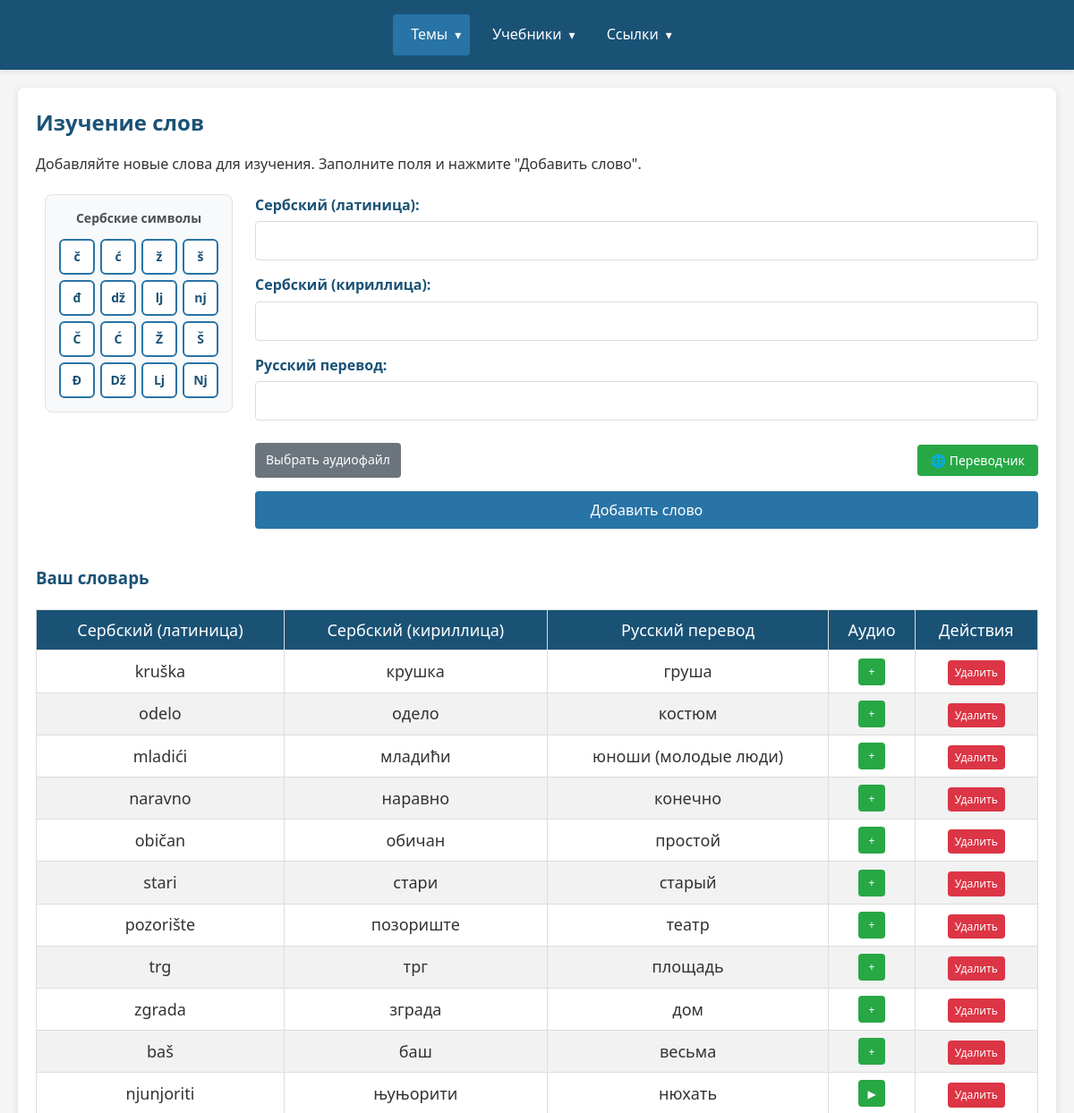
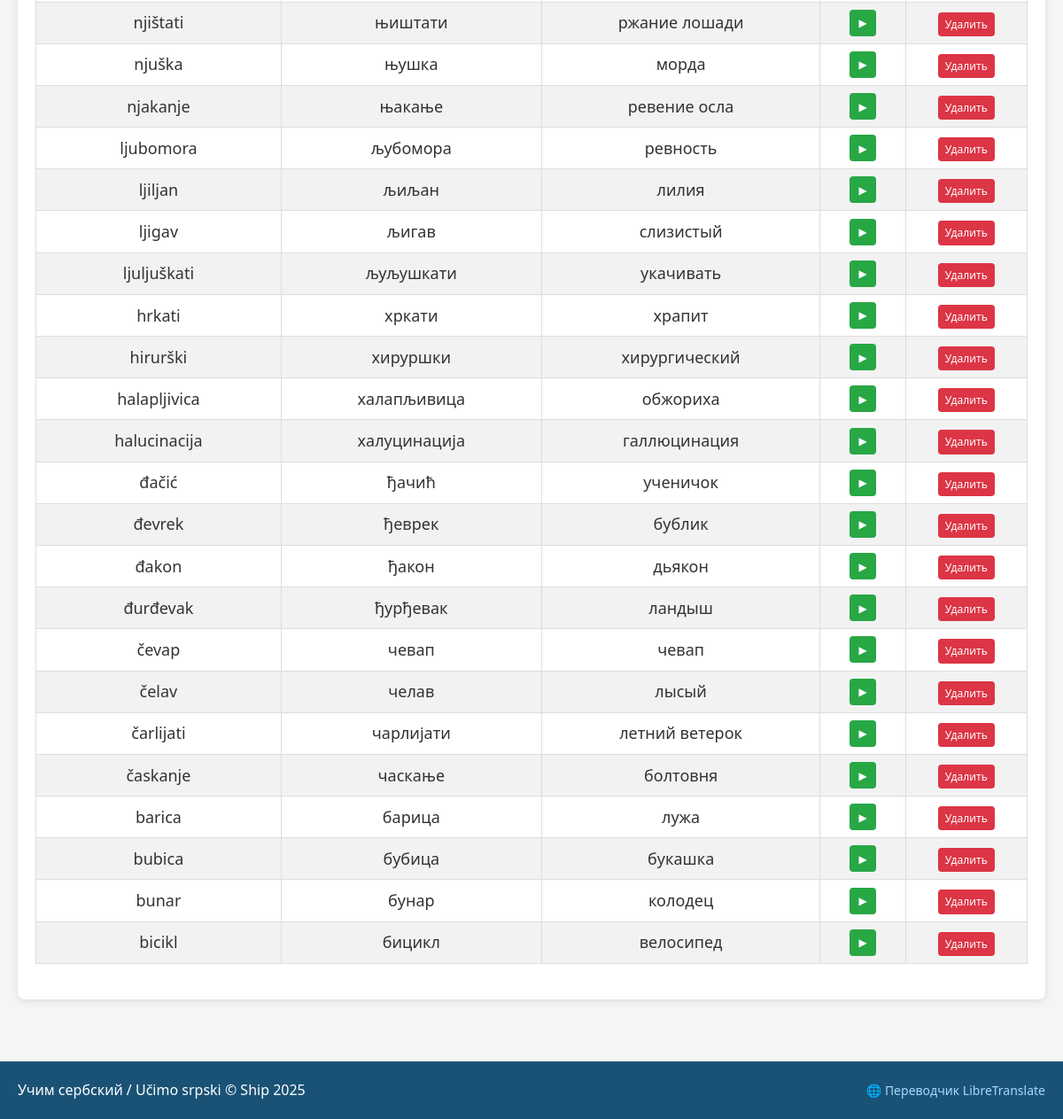
The page /?page=words on the database its author committed (2 pictures, top to bottom).
### tables this page shows
CREATE TABLE `words` (
  `id` int(11) NOT NULL,
  `latin` varchar(255) NOT NULL,
  `cyrillic` varchar(255) NOT NULL,
  `russian` varchar(255) NOT NULL,
  `audio_path` varchar(500) DEFAULT NULL
);

### config/functions.php (called while the page is built, shortened)
<?php
function checkTables($pdo) {
    try {
        $pdo->query("SELECT 1 FROM words LIMIT 1");
        $pdo->query("SELECT 1 FROM sentences LIMIT 1");
        return true;
    } catch (Exception $e) {
        return false;
    }
}
function getWords($pdo) {
    if (!checkTables($pdo)) {
        error_log("Tables don't exist, returning empty words array");
        return [];
    }
    $stmt = $pdo->query("SELECT * FROM words ORDER BY id DESC");
    $words = $stmt->fetchAll(PDO::FETCH_ASSOC);
    foreach ($words as &$word) {
        $word['audio_url'] = getAudioUrl($word['audio_path']);
    }
    return $words;
}
function checkAudioFile($audioPath) {
    if (empty($audioPath)) {
        return false;
    }
    if (strpos($audioPath, '/uploads/audio/') === 0) {
        $audioPath = $_SERVER['DOCUMENT_ROOT'] . $audioPath;
    }
    if (!file_exists($audioPath)) {
        return false;
    }
    return true;
}
function getAudioUrl($audioPath) {
    if (empty($audioPath)) {
        return '';
    }
    return $audioPath;
}
?>

### pages/words.php (the view, shortened to what this page needs)
<section id="words" class="page active">
    <h2>Изучение слов</h2>
    <p>Добавляйте новые слова для изучения. Заполните поля и нажмите "Добавить слово".</p>
    <form class="word-form" method="POST" enctype="multipart/form-data">
        <div class="form-with-keyboard">
            <div class="serbian-keyboard-compact">
                <h4>Сербские символы</h4>
                <div class="keyboard-grid-compact">
                    <button type="button" class="keyboard-key-tiny" data-latin="č" data-cyrillic="ч">č</button>
                    <button type="button" class="keyboard-key-tiny" data-latin="ć" data-cyrillic="ћ">ć</button>
                    <button type="button" class="keyboard-key-tiny" data-latin="ž" data-cyrillic="ж">ž</button>
                    <button type="button" class="keyboard-key-tiny" data-latin="š" data-cyrillic="ш">š</button>
                    <button type="button" class="keyboard-key-tiny" data-latin="đ" data-cyrillic="ђ">đ</button>
                    <button type="button" class="keyboard-key-tiny" data-latin="dž" data-cyrillic="џ">dž</button>
                    <button type="button" class="keyboard-key-tiny" data-latin="lj" data-cyrillic="љ">lj</button>
                    <button type="button" class="keyboard-key-tiny" data-latin="nj" data-cyrillic="њ">nj</button>
                    <button type="button" class="keyboard-key-tiny" data-latin="Č" data-cyrillic="Ч">Č</button>
                    <button type="button" class="keyboard-key-tiny" data-latin="Ć" data-cyrillic="Ћ">Ć</button>
                    <button type="button" class="keyboard-key-tiny" data-latin="Ž" data-cyrillic="Ж">Ž</button>
                    <button type="button" class="keyboard-key-tiny" data-latin="Š" data-cyrillic="Ш">Š</button>
                    <button type="button" class="keyboard-key-tiny" data-latin="Đ" data-cyrillic="Ђ">Đ</button>
                    <button type="button" class="keyboard-key-tiny" data-latin="Dž" data-cyrillic="Џ">Dž</button>
                    <button type="button" class="keyboard-key-tiny" data-latin="Lj" data-cyrillic="Љ">Lj</button>
                    <button type="button" class="keyboard-key-tiny" data-latin="Nj" data-cyrillic="Њ">Nj</button>
                </div>
            </div>
            <div class="form-fields-main">
                <div class="form-fields-stacked">
                    <div class="form-group">
                        <label for="word-latin">Сербский (латиница):</label>
                        <input type="text" id="word-latin" name="word_latin" required>
                    </div>
                    <div class="form-group">
                        <label for="word-cyrillic">Сербский (кириллица):</label>
                        <input type="text" id="word-cyrillic" name="word_cyrillic" required>
                    </div>
                    <div class="form-group">
                        <label for="word-russian">Русский перевод:</label>
                        <input type="text" id="word-russian" name="word_russian" required>
                    </div>
                </div>
                <div class="form-buttons-row">
                    <div class="audio-upload-compact">
                        <div class="file-input-wrapper">
                            <div class="file-input-button">Выбрать аудиофайл</div>
                        </div>
                    </div>
                    <button type="button" id="translate-btn" class="translate-btn-compact" title="Автоматический перевод">
                        🌐 Переводчик
                    </button>
                </div>
                <button type="submit" name="add_word" class="primary-btn">Добавить слово</button>
            </div>
        </div>
    </form>
    <h3>Ваш словарь</h3>
    <div class="table-container">
        <table class="word-table">
            <thead>
                <tr>
                    <th>Сербский (латиница)</th>
                    <th>Сербский (кириллица)</th>
                    <th>Русский перевод</th>
                    <th>Аудио</th>
                    <th>Действия</th>
                </tr>
            </thead>
            <tbody id="word-list">
                <?php foreach ($words as $word): ?>
                <tr>
                    <td><?= htmlspecialchars($word['latin']) ?></td>
                    <td><?= htmlspecialchars($word['cyrillic']) ?></td>
                    <td><?= htmlspecialchars($word['russian']) ?></td>
                    <td class="audio-cell">
                        <?php if (!empty($word['audio_path'])): ?>
                            <button class="play-btn" data-audio="<?= htmlspecialchars($word['audio_path']) ?>">▶</button>
                        <?php else: ?>
                            <button class="add-audio-btn secondary-btn small-btn"
                                    data-word-id="<?= $word['id'] ?>"
                                    data-action="add-audio">
                                +
                            </button>
                        <?php endif; ?>
                    </td>
                    <td>
                        <a href="?page=words&delete_word=<?= $word['id'] ?>" class="delete-btn" onclick="return confirm('Вы уверены, что хотите удалить это слово?')">Удалить</a>
                    </td>
                </tr>
                <?php endforeach; ?>
            </tbody>
        </table>
    </div>
</section>

### index.php (shortened to what this page needs)
<?php
require_once 'config/config.php';
require_once 'config/functions.php';
$page = isset($_GET['page']) ? $_GET['page'] : 'alphabet';
$words = getWords($pdo);
?>
<!DOCTYPE html>
<html lang="ru">
<head>
    <link rel="stylesheet" href="assets/css/style.css">
</head>
<body>
    <?php include 'pages/header.php'; ?>
    <div class="container">
        <?php
        include "pages/{$page}.php";
        ?>
    </div>
    <?php include 'pages/footer.php'; ?>
</body>
</html>

### pages/header.php (shortened to what this page needs)
<nav>
    <ul>
        <li class="dropdown">
            <a href="#" class="nav-link dropdown-toggle <?= in_array($page, ['alphabet', 'cases', 'pronouns', 'numbers', 'particles', 'adjectives', 'adverbs', 'verb-biti', 'words', 'sentences']) ? 'active' : '' ?>">
                Темы
            </a>
        </li>
        <li class="dropdown">
            <a href="#" class="nav-link dropdown-toggle <?= in_array($page, ['serbskiy-za-30-dney', 'ucimo-srpski-1', 'ucimo-srpski-2', 'ucimo-srpski-notebook']) ? 'active' : '' ?>">
                Учебники
            </a>
        </li>
        <li class="dropdown">
            <a href="#" class="nav-link dropdown-toggle <?= in_array($page, ['links', 'resources', 'external-links']) ? 'active' : '' ?>">
                Ссылки
            </a>
        </li>
    </ul>
</nav>

### pages/footer.php
<footer>
    <div style="display: flex; justify-content: space-between; align-items: center; flex-wrap: wrap;">
        <p>Учим сербский / Učimo srpski &copy; Ship 2025</p>
        <div>
            <a href="https://translate.svhip.com"
               target="_blank"
               style="color: #a8d8ff; text-decoration: none; font-size: 14px;"
               onmouseover="this.style.color='white'; this.style.borderBottomColor='white'"
               onmouseout="this.style.color='#a8d8ff'; this.style.borderBottomColor='#a8d8ff'">
                🌐 Переводчик LibreTranslate
            </a>
        </div>
    </div>
</footer>

### rows shown on the page
words: latin "kruška", cyrillic "крушка", russian "груша"
words: latin "odelo", cyrillic "одело", russian "костюм"
words: latin "mladići", cyrillic "младићи", russian "юноши (молодые люди)"
words: latin "naravno", cyrillic "наравно", russian "конечно"
words: latin "običan", cyrillic "обичан", russian "простой"
words: latin "stari", cyrillic "стари", russian "старый"
words: latin "pozorište", cyrillic "позориште", russian "театр"
words: latin "trg", cyrillic "трг", russian "площадь"
words: latin "zgrada", cyrillic "зграда", russian "дом"
words: latin "baš", cyrillic "баш", russian "весьма"
words: latin "njunjoriti", cyrillic "њуњорити", russian "нюхать"
words: latin "njištati", cyrillic "њиштати", russian "ржание лошади"
words: latin "njuška", cyrillic "њушка", russian "морда"
words: latin "njakanje", cyrillic "њакање", russian "ревение осла"
words: latin "ljubomora", cyrillic "љубомора", russian "ревность"
words: latin "ljiljan", cyrillic "љиљан", russian "лилия"
words: latin "ljigav", cyrillic "љигав", russian "слизистый"
words: latin "ljuljuškati", cyrillic "љуљушкати", russian "укачивать"
words: latin "hrkati", cyrillic "хркати", russian "храпит"
words: latin "hirurški", cyrillic "хируршки", russian "хирургический"
words: latin "halapljivica", cyrillic "халапљивица", russian "обжориха"
words: latin "halucinacija", cyrillic "халуцинација", russian "галлюцинация"
words: latin "đačić", cyrillic "ђачић", russian "ученичок"
words: latin "đevrek", cyrillic "ђеврек", russian "бублик"
words: latin "đakon", cyrillic "ђакон", russian "дьякон"
words: latin "đurđevak", cyrillic "ђурђевак", russian "ландыш"
words: latin "čevap", cyrillic "чевап", russian "чевап"
words: latin "čelav", cyrillic "челав", russian "лысый"
words: latin "čarlijati", cyrillic "чарлијати", russian "летний ветерок"
words: latin "časkanje", cyrillic "часкање", russian "болтовня"
words: latin "barica", cyrillic "барица", russian "лужа"
words: latin "bubica", cyrillic "бубица", russian "букашка"
words: latin "bunar", cyrillic "бунар", russian "колодец"
words: latin "bicikl", cyrillic "бицикл", russian "велосипед"
